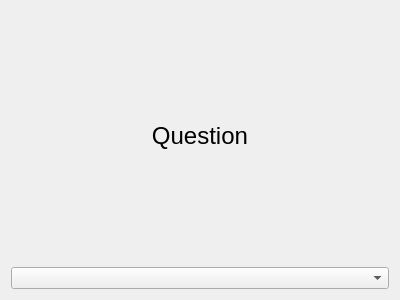
<?xml version="1.0" encoding="UTF-8"?>
<ui version="4.0">
 <class>Form</class>
 <widget class="QWidget" name="Form">
  <property name="geometry">
   <rect>
    <x>0</x>
    <y>0</y>
    <width>400</width>
    <height>300</height>
   </rect>
  </property>
  <property name="windowTitle">
   <string>Form</string>
  </property>
  <layout class="QVBoxLayout" name="verticalLayout">
   <item>
    <widget class="QLabel" name="question">
     <property name="text">
      <string>&lt;html&gt;&lt;head/&gt;&lt;body&gt;&lt;p&gt;&lt;span style=&quot; font-size:18pt;&quot;&gt;Question&lt;/span&gt;&lt;/p&gt;&lt;/body&gt;&lt;/html&gt;</string>
     </property>
     <property name="textFormat">
      <enum>Qt::RichText</enum>
     </property>
     <property name="alignment">
      <set>Qt::AlignCenter</set>
     </property>
     <property name="wordWrap">
      <bool>false</bool>
     </property>
     <property name="openExternalLinks">
      <bool>false</bool>
     </property>
     <property name="textInteractionFlags">
      <set>Qt::NoTextInteraction</set>
     </property>
    </widget>
   </item>
   <item>
    <widget class="QComboBox" name="combo"/>
   </item>
  </layout>
 </widget>
 <resources/>
 <connections/>
</ui>
